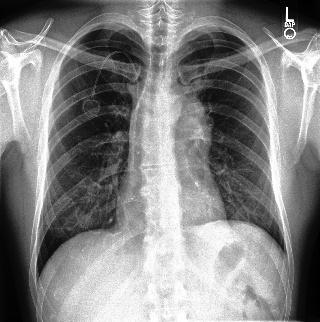
#> input picture 2_PART_2_Chexpert_mutliple_foreign_body_classifier/2.3_Modification_Single_X-Ray/unzipped/train/patient00005/study1/view1_frontal.jpg, 320 x 322 px
$ jupyter execute --allow-errors Chexpert_Modify_xray_coin_magnets_bullet.ipynb
#> lines starting #> are read from the running program, lines starting #| are printed output that depends on the picture; after the words box and inside, x2 and y2 are one past the last pixel; in counts of white or black regions, pixels touching at a corner belong together; long printed decimals are rounded
[cell 1]
from PIL import Image
import numpy as np
import cv2 as cv
import pandas as pd
import os
from pathlib import Path
import boto3

# EDA Part 2.3
### Modify a single chest x-ray to give it a foreign body. Three different types of foreign bodies added: 1. Coin in trachea 2. Magnets in stomach 3. Bullet in chest.

[cell 2]
train_df_key = 'unzipped/train.csv'

[cell 3]
p = Path(train_df_key)

#> (a cell that did not finish here is left out)

223,414 patients with chest x-rays. A huge dataset.

# Example image from 2.1
Here we take a closer look at the example image taken from 2.1. We add a coin in the trachea, before the bifurcation into left and right main bronchus.

[cell 5]
sample_path = 'unzipped/train/patient00005/study1/view1_frontal.jpg'

[cell 6]
# fronm prior notebook.
# img = Image.open|(Path('../2.1_Download_View_Single_Image/') / sample_path)
img_raw = Image.open(Path(sample_path))
#> img_raw is the input picture: PIL image 320x322 L; min 0, max 255, mean 131.9
img = img_raw.copy()
img.show()

[cell 7]
sample_path_mod = Path(*Path('unzipped/train/patient00005/study1/view1_frontal.jpg').parts[1:])

Below we can see the attributes of this particular chest x-ray.

#> (a cell that did not finish here is left out)

[cell 9]
width, height = img.size
#> width = 320; height = 322

## 1. Circle 'coin' feature modification

Here I have fixed the random generator of x and y values so that it no longer takes from the uniform [0,1] distribution. It now samples from the uniform [-1,1] distribution. I did this because the previous version was inappropriately always placing the coin to the patient's left (our right).

[cell 10]
# Add coin

circle_radius = 10

x = int((width* (0.5+ np.random.uniform(low = -1, high = 1)*0.01)))
#> x = 160
y = int((height*(0.15+ np.random.uniform(low = -1, high = 1)*0.1)))
#> y = 62

circle_centre = (x,y)
#> circle_centre = (160, 62)


img = cv.circle(np.array(img), (x,y), circle_radius, 255, -1)

save_path = Path(f'image_result/') / sample_path_mod.with_suffix('') / Path(f'mod_circle_x_{x}_y_{y}_radius_{circle_radius}.jpg')
save_path.parent.mkdir(parents=True, exist_ok=True)

[cell 11]
img = Image.fromarray(img)
img.show()

Compared the above to the real coin in trachea image below.

[cell 12]
img.save(save_path)

## 2. Double circle 'Two magnets stuck together' feature addition

[cell 13]
# Add two magnet stuck together
img = img_raw.copy()
img.show()

[cell 14]
circle_radius = 5

x1 = int((width* (0.7+ np.random.uniform(low = -1, high = 1)*0.14)))
#> x1 = 233
y1 = int((height*(0.8+ np.random.uniform(low = -1, high = 1)*0.05)))
#> y1 = 259

theta = np.random.uniform(low = 0, high = 2*np.pi)

x2 = int(x1 + 2*circle_radius*np.cos(theta))
#> x2 = 224
y2 = int(y1 + 2*circle_radius*np.sin(theta))
#> y2 = 263

circle_centre1 = (x1,y1)
#> circle_centre1 = (233, 259)
circle_centre2 = (x2,y2)
#> circle_centre2 = (224, 263)

img = cv.circle(np.array(img), circle_centre1, circle_radius, 255, -1)
img = cv.circle(np.array(img), circle_centre2, circle_radius, 255, -1)

img = Image.fromarray(img)
img.show()

save_path = Path(f'image_result/') / sample_path_mod.with_suffix('') / Path(f'mod_magnet_x_{x1}_y_{y1}_rotation_{theta*180/np.pi:.0f}.jpg')

save_path.parent.mkdir(parents=True, exist_ok=True)
img.save(save_path)

The results are subtle, but you can see two circles have been added to the patient's lower left (our lower right) where the stomach lies. The circles are touching, because magnets attract each other in the gut. This is why they are so dangerous - they can 'pinch' the bowel and cause an obstruction.

You can compare my artificial feature to a real case seen below. I think they are similar enough. The patient in that real case has swallowed more than two magnets, and they have already passed out of the stomach and into the intestines.

https://radiopaedia.org/cases/ingested-magnets-causing-small-bowel-perforation

## 3. Circle and rectangle 'Bullet' feature addition

### And with rotation!

[cell 15]
# Add a circle and a rectangle 'bullet' object

img = img_raw.copy()
img.show()

img = np.array(img)


img_overlay = np.zeros_like(img)

# Setting constant shape variables
circle_radius = 5
rectangle_length = 20
rectangle_width = 10


# Setting random centre of rectangle
x1 = int((width* (0.5+ np.random.uniform(low = -1, high = 1)*0.3)))
#> x1 = 188
y1 = int((height*(0.4+ np.random.uniform(low = -1, high = 1)*0.3)))

rect_x_centre = x1
rect_y_centre = y1

# Drawing with angle of rotation 0 to begin with, for simplicity, and then rotation later by affine matrix
theta = 0

rect = ((rect_x_centre, rect_y_centre), (rectangle_length, rectangle_width), 0)
box = cv.boxPoints(rect) # cv2.boxPoints(rect) for OpenCV 3.x
box = np.int0(box)
cv.drawContours(img_overlay,[box],0,(255),-1)
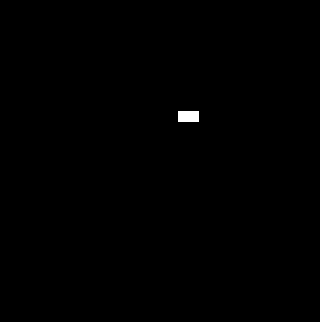
#> img_overlay: shape (322, 320); 0.22% white; 1 white region, box (x1, y1, x2, y2) and area: (178, 111, 199, 122) 231

# bullet circular 'front' placed at appropriate length along rectangular body
circle_x1 = int(x1 + rectangle_length//2)
circle_y1 = int(y1)

circle_centre1 = (circle_x1,circle_y1)

img_overlay = cv.circle(img_overlay, circle_centre1, circle_radius, 255, -1)

img_overlay_show = Image.fromarray(img_overlay)
#> img_overlay_show: PIL image 320x322 L; 0.26% white; 1 white region, box (x1, y1, x2, y2) and area: (178, 111, 204, 122) 266
img_overlay_show.show()

[cell 16]
# Rotation of bullet randomly selected.
theta = np.random.uniform(low = 0, high = 2*np.pi)

print(f'Theta is: {theta*180/np.pi} degrees')

(h, w) = img_overlay.shape[:2]

# Rotation matrix! Thanks Stephen Elston!
M = cv.getRotationMatrix2D((rect_x_centre, rect_y_centre), theta*180/np.pi, 1.0)

print(f"Rotation matrix is: \n{M}")
#| Rotation matrix is:
#| [[  0.7776  -0.6288 114.758 ]
#|  [  0.6288   0.7776 -92.412]]
rotated = cv.warpAffine(img_overlay, M, (w, h))

# Resultant bullet is rotated around its (object) centre, not the centre of the whole image.
rotated_show = Image.fromarray(rotated)
rotated_show.show()

[cell 17]
# Bullet aded into original image.

img[np.where(rotated == 255)] = 255
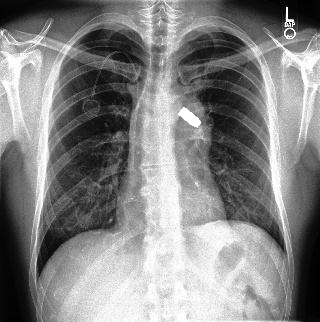
#> img: shape (322, 320); 0.22% of pixels changed, all inside (x1, y1, x2, y2) = (178, 107, 201, 128)

img = Image.fromarray(img)
img.show()
